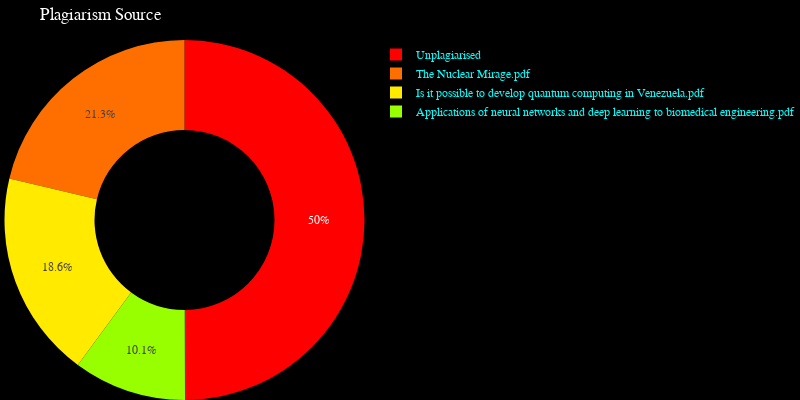

Notebook code for this chart:
### Code cell
figP2.show()

### Figure 1 — Plotly figure (JSON) as saved in the notebook; plotly's stock layout.template omitted (floating-point values rounded to 4 significant figures)
{"data": [{"domain": {"x": [0, 1], "y": [0, 1]}, "hole": 0.5, "hovertemplate": "Source=%{label}<br>No. of Words=%{value}<extra></extra>", "labels": ["Unplagiarised", "Applications of neural networks and deep learning to biomedical engineering.pdf", "Is it possible to develop quantum computing in Venezuela.pdf", "The Nuclear Mirage.pdf"], "legendgroup": "", "name": "", "showlegend": true, "type": "pie", "values": [542, 110, 202, 231]}], "layout": {"font": {"color": "cyan", "family": "sans-serif"}, "height": 400, "legend": {"title": {"font": {"color": "cyan"}}, "tracegroupgap": 0}, "margin": {"b": 0, "l": 0, "r": 0, "t": 40}, "paper_bgcolor": "#000000", "piecolorway": ["rgb(255,0,0)", "rgb(255,111,0)", "rgb(255,234,0)", "rgb(151,255,0)", "rgb(44,255,150)", "rgb(0,152,255)", "rgb(0,25,255)", "rgb(0,0,200)", "rgb(150,0,90)"], "title": {"font": {"color": "white", "family": "sans-serif"}, "text": "Plagiarism Source"}, "width": 800}}
